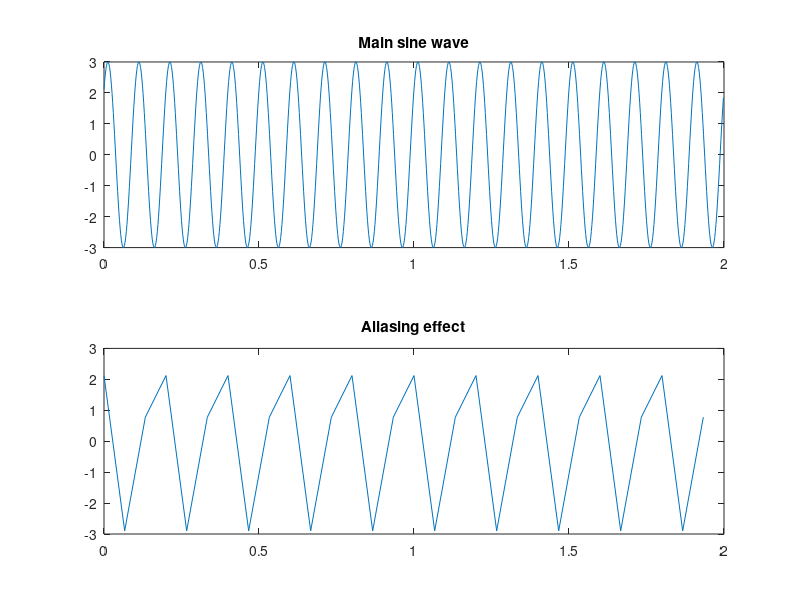

This chart was generated by the following MATLAB code:
a=3;
f=10;
fs1=500;
T=2;
ph=pi/4;
t1=0:1/fs1:T-(1/fs1);
x1=a*sin(2*pi*f*t1+ph);

subplot(2,1,1);
plot(t1,x1);
title("Main sine wave");
fs2=15;
t2=0:1/fs2:T-(1/fs2);
x2=a*sin(2*pi*f*t2+ph);

subplot(2,1,2);
plot(t2,x2);
title("Aliasing effect");